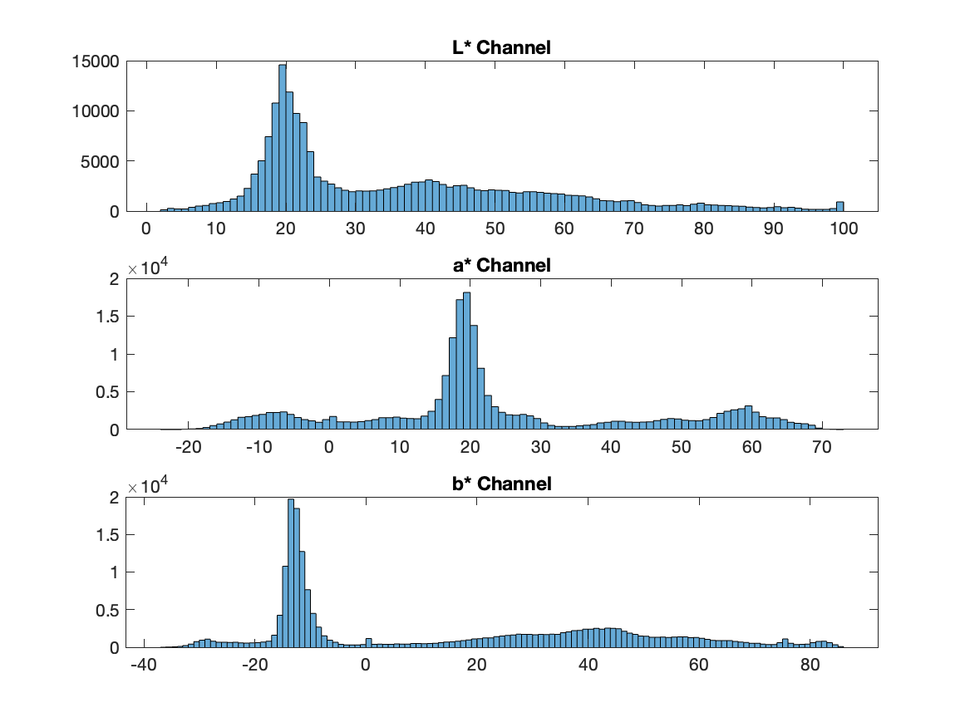
%> input picture Assignment 2/src/1.colar_spaces/peppers_histograms.png, 970 x 727 px, shrunk from 1167 x 875 before the run
$ octave --eval "script2('peppers_histograms.png');"   (GNU Octave 9; MATLAB toolbox functions it lacks are replaced by stand-ins)
%> lines starting %> are read from the running program, lines starting %| are printed output that depends on the picture
function script2(filepath)
%> called with filepath = 'peppers_histograms.png'
    % 1) Import an image in bitmap format (RGB color space) and display this image on the screen


    imageRGB = imread(filepath); % Import the image
%> imageRGB is the input picture: size 727x970x3 uint8; mean R, G, B 243.2, 245.8, 247.6
    % Display RGB image with all the components
    figure('Name', 'RGB image', 'NumberTitle', 'off');
    imshow(imageRGB); % display HSV image
    title('The image is in RGB');


    title('Displayed Image'); % Add a title to the figure window

    % Check if the image is in grayscale (single channel) or if the image is RGB
    if size(imageRGB, 3) == 1
        % Image is in grayscale
        imshow(imageRGB);
        title('The image is in grayscale');
    else
        % Image is in RGB scale
        imshow(imageRGB); % display original image
        title('The image is in RGB');

        % Separate each RGB component into a different matrix and display each one of them on the screen
        R = imageRGB(:, :, 1); % Red channel
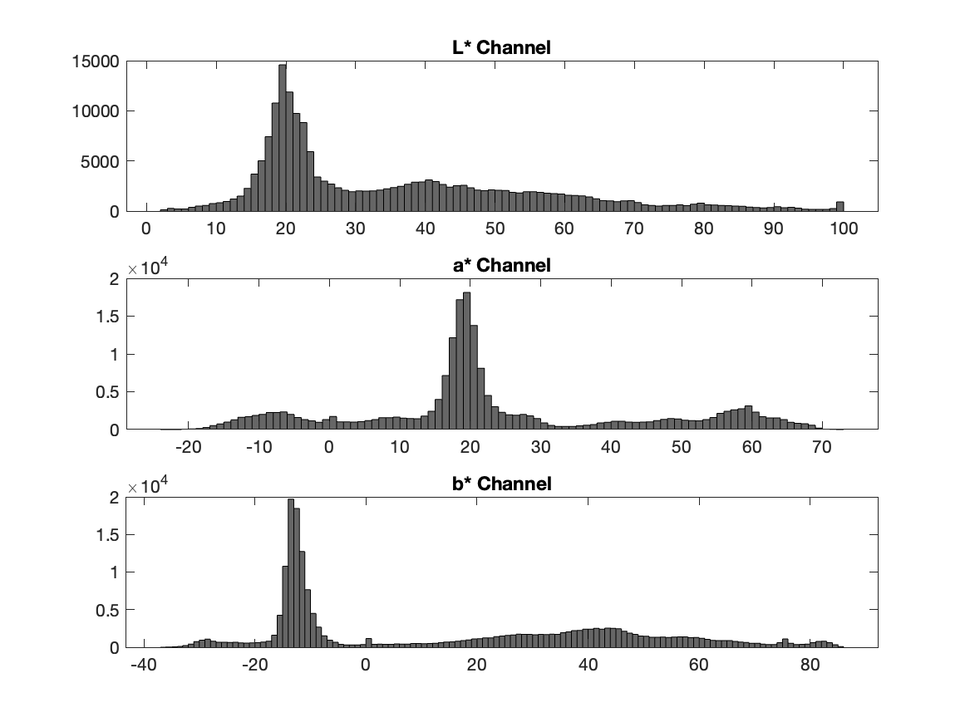
%> R: size 727x970 uint8; min 0, max 255, mean 243.2
        G = imageRGB(:, :, 2); % Green channel
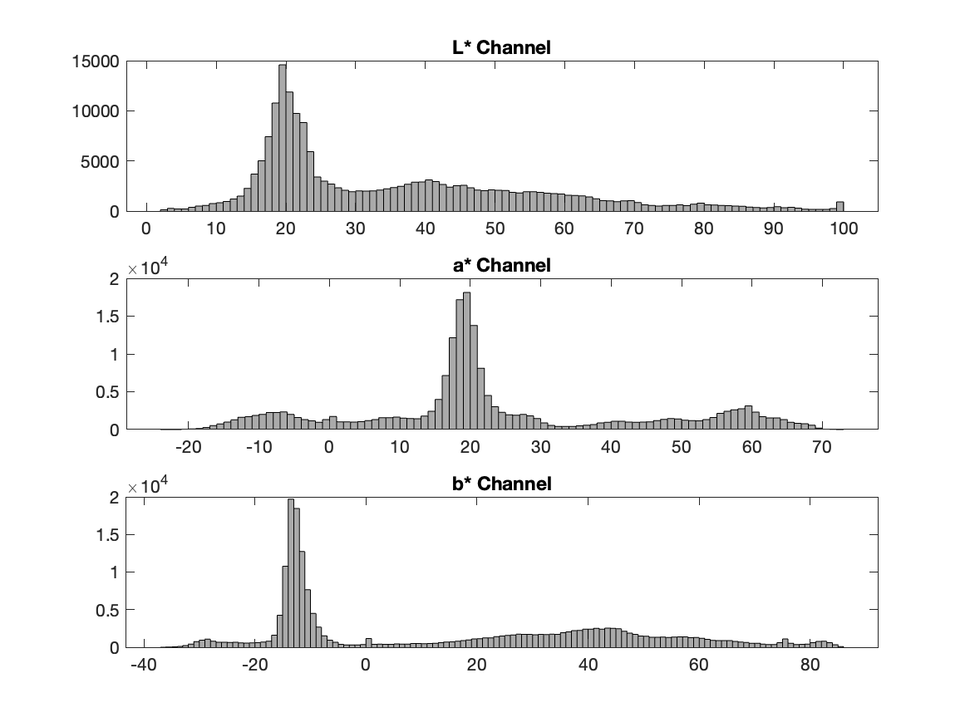
%> G: size 727x970 uint8; min 0, max 255, mean 245.8
        B = imageRGB(:, :, 3); % Blue channel
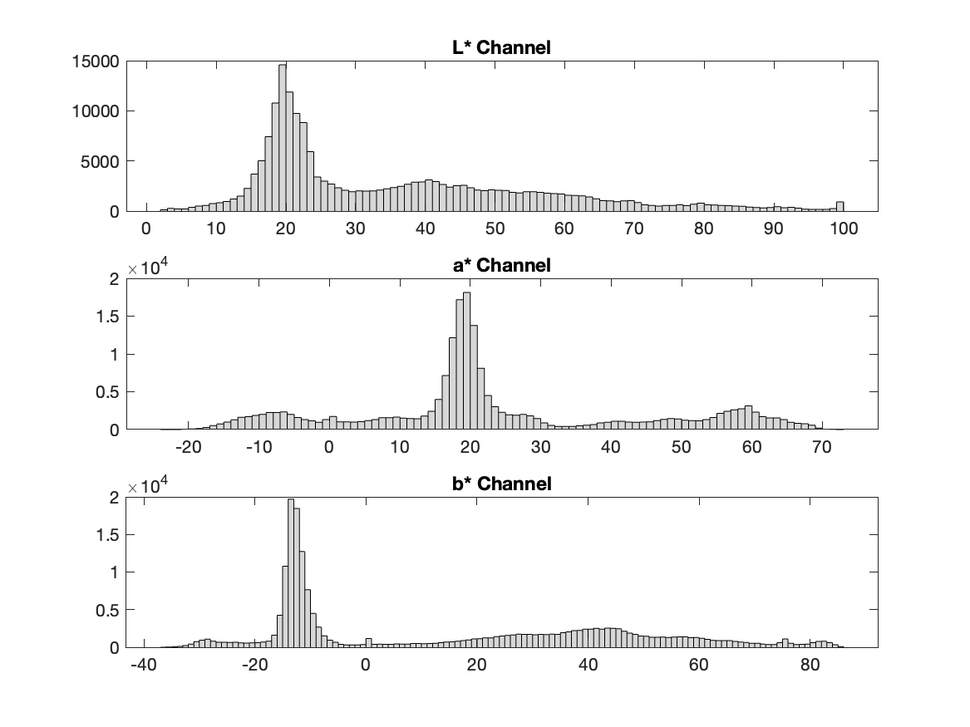
%> B: size 727x970 uint8; min 0, max 255, mean 247.6

        figure('Name', 'RGB image', 'NumberTitle', 'off');
        subplot(2,3,2),imshow(imageRGB); title('original image');
        subplot(2,3,4),imshow(R); title('componente R (RGB)');
        subplot(2,3,5),imshow(G); title('componente G (RGB)');
        subplot(2,3,6),imshow(B); title('componente B (RGB)');

        pause; % Wait for the user to press any key to continue

        % 3) Convert the image to YCbCr color space and display that image on the screen

        imageYCbCr = rgb2ycbcr(imageRGB);
%> imageYCbCr: size 727x970x3 uint8; mean of channels 1, 2, 3 226.6, 129.1, 126.7


        % Display HSV image with all the components
        figure('Name', 'YCbCr image', 'NumberTitle', 'off');
        imshow(imageYCbCr); % display HSV image
        title('The image is in YCbCr');

        Y = imageYCbCr(:, :, 1); % Hue channel
        Cb = imageYCbCr(:, :, 2); % Saturation channel
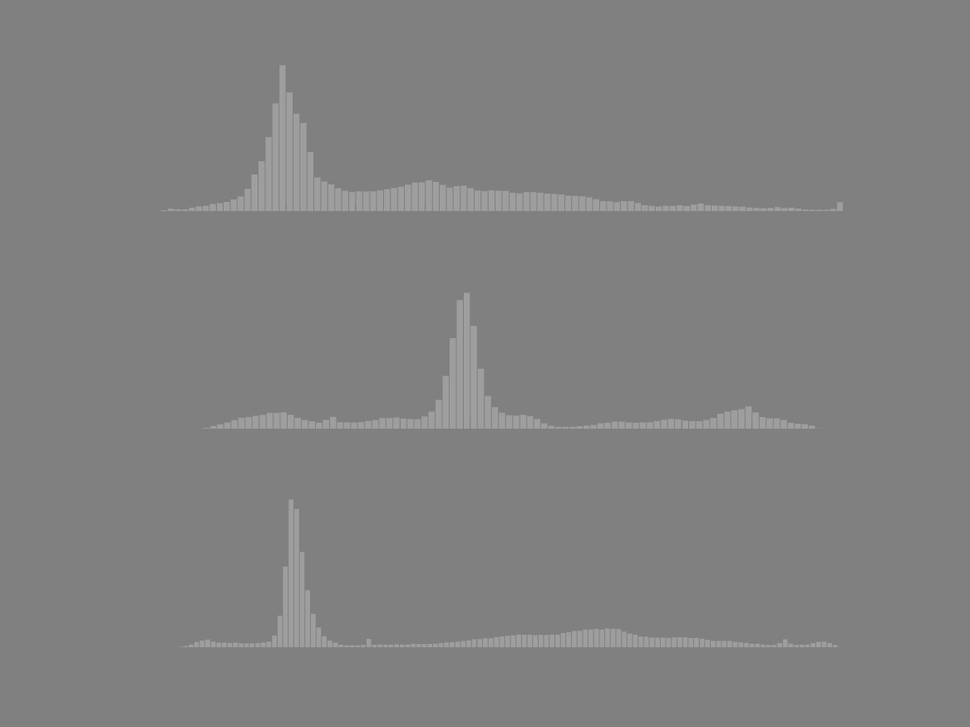
%> Cb: size 727x970 uint8; min 124, max 165, mean 129.1
        Cr = imageYCbCr(:, :, 3); % Value channel
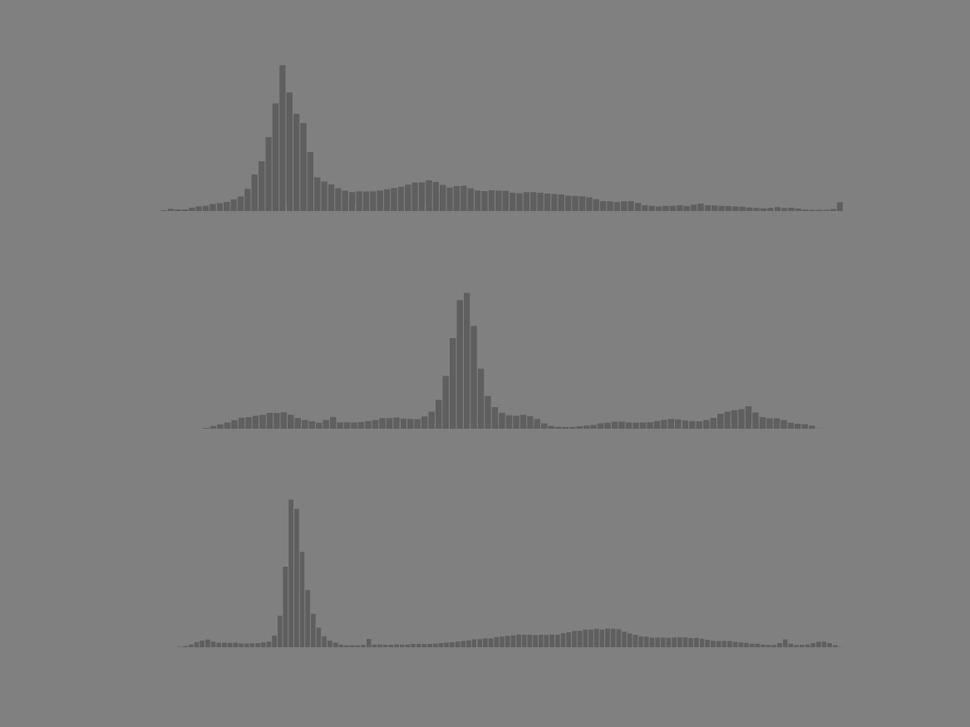
%> Cr: size 727x970 uint8; min 87, max 132, mean 126.7

        figure('Name', 'YCbCr image separated by each component', 'NumberTitle', 'off');
        title('YCbCr image separated by each component');
        subplot(2,3,2),imshow(imageRGB); title('original image');
        subplot(2,3,4),imshow(Y); title('componente Y (YCbCr)');
        subplot(2,3,5),imshow(Cb); title('componente Cb (YCbCr)');
        subplot(2,3,6),imshow(Cr); title('componente Cr (YCbCr)');

    end
